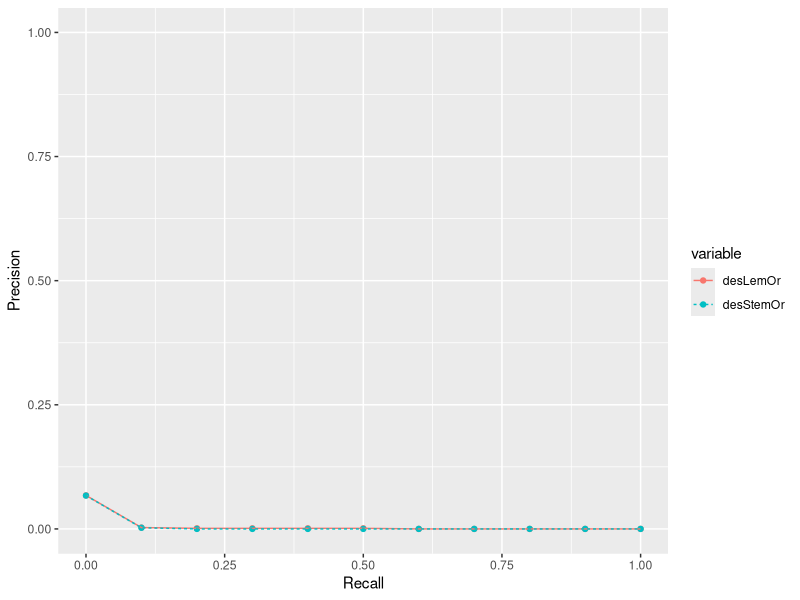

R code for this plot: (Note: this script raises an error after producing the figure.)
library(ggplot2)
library(reshape2)
testData <- data.frame(
recall = seq(.0, 1, by = 0.1),
desLemOr = c(0.0675, 0.0027, 0.0012, 0.0012, 0.0012, 0.0012, 0.0000, 0.0000, 0.0000, 0.0000, 0.0000),
desStemOr = c(0.0671, 0.0023, 0.0000, 0.0000, 0.0000, 0.0000, 0.0000, 0.0000, 0.0000, 0.0000, 0.0000)
)

testLongData <- melt(testData, id="recall")
ggplot(data=testLongData,
       aes(x=recall, y=value, colour=variable)) +
  geom_point() +
  geom_line(aes(linetype = variable)) +
  scale_x_continuous(name = "Recall") + 
  scale_y_continuous(name = "Precision", limits = c(0,1))
#df <- data.frame(recall = recall, precision = precision)

ggplot(data = df, aes(x = recall, y =  precision)) + 
  geom_line() + 
  geom_point() +
  scale_x_continuous(name = "Recall") + 
  scale_y_continuous(name = "Precision", limits = c(0,1)) #+
  
  #without bg
  #theme_bw()
  
  #without bg & lines
  #theme(panel.grid.major = element_blank(), panel.grid.minor = element_blank(),
          #panel.background = element_blank(), axis.line = element_line(colour = "black"))

createPlot <- function(testData, title) {
  testLongData <- melt(testData, id="recall")
  colnames(testLongData)[which(names(testLongData) == "variable")] <- "Variable"
  ggplot(data=testLongData,
         aes(x=recall, y=value, colour=Variable)) +
    geom_point() +
    geom_line(aes(linetype = Variable)) +
    scale_x_continuous(name = "Recall") + 
    scale_y_continuous(name = "Precision", limits = c(0,1)) +
    ggtitle(title)
}

#desc - and + or
testData <- data.frame(
  recall = seq(.0, 1, by = 0.1),
  and = c(0.2500, 0.0053, 0.0000, 0.0000, 0.0000, 0.0000, 0.0000, 0.0000, 0.0000, 0.0000, 0.0000),
  or = c(0.0839, 0.0111, 0.0050, 0.0030, 0.0030, 0.0030, 0.0000, 0.0000, 0.0000, 0.0000, 0.0000)
)
createPlot(testData, "Description - Baseline")

#desc - lemma + stem
testData <- data.frame(
  recall = seq(.0, 1, by = 0.1),
  Lemmatization = c(0.0675, 0.0027, 0.0012, 0.0012, 0.0012, 0.0012, 0.0000, 0.0000, 0.0000, 0.0000, 0.0000),
  Stemming = c(0.0671, 0.0023, 0.0000, 0.0000, 0.0000, 0.0000, 0.0000, 0.0000, 0.0000, 0.0000, 0.0000)
)
createPlot(testData, "Description")

#title - and + or
testData <- data.frame(
  recall = seq(.0, 1, by = 0.1),
  and = c(0.5384, 0.2067, 0.0899, 0.0385, 0.0235, 0.0229, 0.0156, 0.0116, 0.0036, 0.0036, 0.0036),
  or = c(0.2712, 0.0698, 0.0394, 0.0159, 0.0089, 0.0064, 0.0040, 0.0033, 0.0033, 0.0033, 0.0033)
)
createPlot(testData, "Title - Baseline")

#title - lemma + stem
testData <- data.frame(
  recall = seq(.0, 1, by = 0.1),
  Lemmatization = c(0.5319, 0.2025, 0.0985, 0.0459, 0.0281, 0.0219, 0.0140, 0.0078, 0.0036, 0.0036, 0.0036),
  Stemming = c(0.4448, 0.1571, 0.0875, 0.0345, 0.0345, 0.0345, 0.0192, 0.0096, 0.0096, 0.0096, 0.0096)
)
createPlot(testData, "Title")

#expansion - narrative
testData <- data.frame(
  recall = seq(.0, 1, by = 0.1),
  and = c(0.2535, 0.0080, 0.0000, 0.0000, 0.0000, 0.0000, 0.0000, 0.0000, 0.0000, 0.0000, 0.0000),
  or = c(0.1158, 0.0091, 0.0031, 0.0000, 0.0000, 0.0000, 0.0000, 0.0000, 0.0000, 0.0000, 0.0000)
)
createPlot(testData, "Query Expansion - Narrative")

#expansion - description
testData <- data.frame(
  recall = seq(.0, 1, by = 0.1),
  and = c(0.4272, 0.0669, 0.0272, 0.0104, 0.0000, 0.0000, 0.0000, 0.0000, 0.0000, 0.0000, 0.0000),
  or = c(0.2047, 0.0371, 0.0199, 0.0075, 0.0045, 0.0016, 0.0000, 0.0000, 0.0000, 0.0000, 0.0000)
)
createPlot(testData, "Query Expansion - Description")